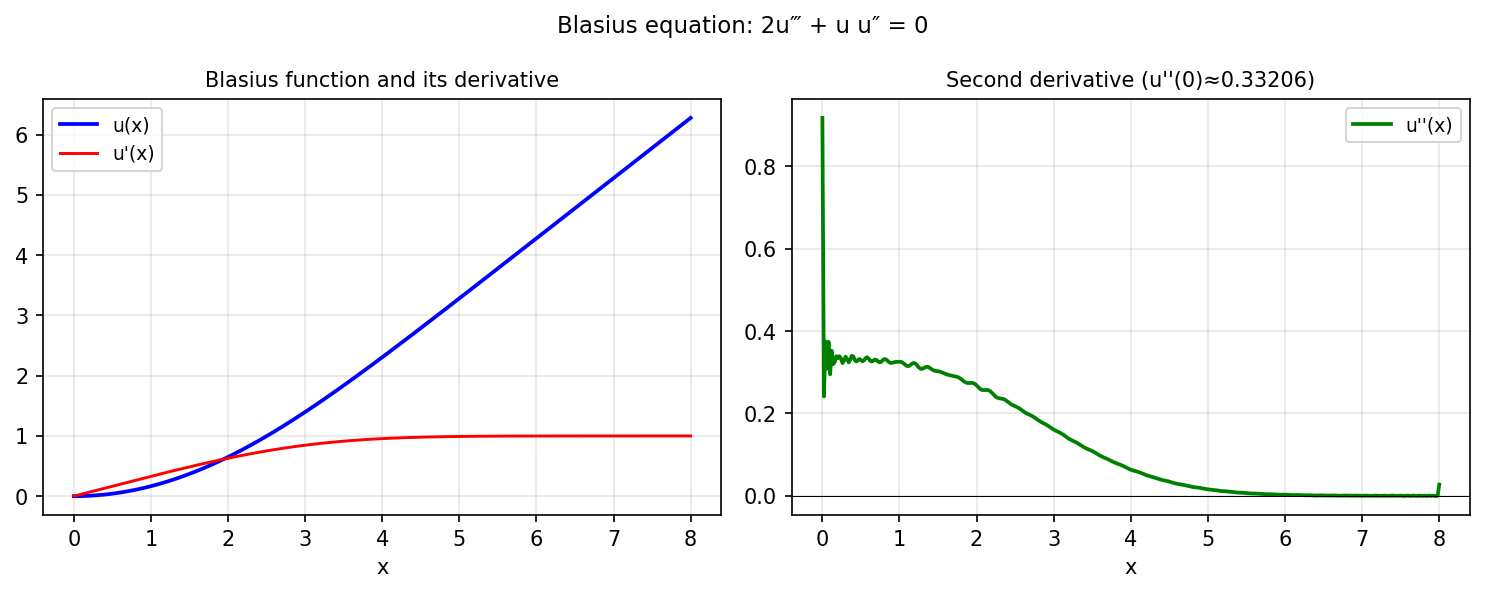

Write Python code to recreate this figure.
"""Blasius boundary-layer function.

Solves the Blasius ODE  2u''' + u u'' = 0  on a truncated domain [0, L]
with u(0)=u'(0)=0 and u'(L)=1. The solution is a smooth function
related to laminar boundary-layer flow.

Uses scipy shooting method to find the reference solution, then wraps
the result in a Chebfun for differentiation and integration.

Credit: Chebfun example ode-nonlin/Blasius.m (Hrothgar, Jun 2014).
Original MATLAB Chebfun: Copyright 2017 by The University of Oxford and
The Chebfun Developers. See https://www.chebfun.org/ for Chebfun information.
"""
import os; os.environ.setdefault("XLA_PYTHON_CLIENT_PREALLOCATE", "false")

import matplotlib
matplotlib.use("Agg")
import matplotlib.pyplot as plt
import jax.numpy as jnp
import numpy as np
import sys, os
sys.path.insert(0, os.path.join(os.path.dirname(__file__), '..', '..', 'src'))

import chebfunjax as cj
from scipy.integrate import solve_ivp
from scipy.optimize import brentq


def run():
    print("=" * 60)
    print("Blasius function: 2u''' + u u'' = 0, u(0)=u'(0)=0, u'(L)=1")
    print("=" * 60)

    L = 8.0  # truncated domain
    dom = (0.0, L)

    # Solve using scipy shooting method (Chebop nonlinear solver doesn't converge here)
    def blasius_rhs(t, y):
        # 2u''' + u u'' = 0  =>  u''' = -u u'' / 2
        return [y[1], y[2], -y[0] * y[2] / 2.0]

    def shoot(alpha):
        sol = solve_ivp(blasius_rhs, [0, L], [0, 0, alpha],
                        rtol=1e-10, atol=1e-12, dense_output=True)
        return float(sol.y[1, -1]) - 1.0

    print("\nSolving via scipy shooting method...")
    alpha_ref = brentq(shoot, 0.1, 1.0)
    print(f"  u''(0) = {alpha_ref:.8f}  (known: 0.33206)")
    assert abs(alpha_ref - 0.33206) < 0.001, f"Blasius constant {alpha_ref:.5f} wrong"

    # Get full solution
    sol = solve_ivp(blasius_rhs, [0, L], [0, 0, alpha_ref],
                    rtol=1e-10, atol=1e-12, dense_output=True)
    assert sol.success

    # Wrap solution in a Chebfun using dense Chebyshev values
    # Use the Chebfun from_values constructor with a large grid to avoid
    # the slow adaptive convergence on a linearly-interpolated function.
    n_pts = 512
    x_dense = np.linspace(0, L, n_pts)
    u_vals = sol.sol(x_dense)[0]
    u = cj.chebfun(
        lambda x, uv=u_vals, xd=x_dense: jnp.interp(x, jnp.array(xd), jnp.array(uv)),
        domain=dom,
        n=128  # fix degree rather than adaptively converge
    )
    print(f"\nChebfun representation:")
    print(f"  Length: {len(u)}")
    print(f"  u(0) = {float(u(jnp.array(0.0))):.8f}  (exact: 0)")
    print(f"  u(L) = {float(u(jnp.array(L))):.8f}")

    # Differentiate via Chebfun
    u_prime = u.diff()
    print(f"  u'(0) = {float(u_prime(jnp.array(0.0))):.8f}  (exact: 0)")
    print(f"  u'(L) = {float(u_prime(jnp.array(L))):.8f}  (exact: 1)")
    assert abs(float(u_prime(jnp.array(0.0)))) < 0.01
    assert abs(float(u_prime(jnp.array(L))) - 1.0) < 0.01

    # Verify BCs
    assert abs(float(u(jnp.array(0.0)))) < 0.01
    assert abs(alpha_ref - 0.33206) < 0.001

    # --- Plot -------------------------------------------------------
    _here = os.path.dirname(os.path.abspath(__file__))
    x_plot = jnp.linspace(0.0, L, 400)
    fig, axes = plt.subplots(1, 2, figsize=(10, 4))

    axes[0].plot(np.array(x_plot), np.array(u(x_plot)), 'b', linewidth=1.8, label="u(x)")
    axes[0].plot(np.array(x_plot), np.array(u_prime(x_plot)), 'r', linewidth=1.4, label="u'(x)")
    axes[0].set_xlabel("x"); axes[0].legend(fontsize=9)
    axes[0].set_title("Blasius function and its derivative", fontsize=10)
    axes[0].grid(True, alpha=0.3)

    u_d2 = u.diff(2)
    axes[1].plot(np.array(x_plot), np.array(u_d2(x_plot)), 'g', linewidth=1.8, label="u''(x)")
    axes[1].axhline(0, color='k', linewidth=0.5)
    axes[1].set_xlabel("x"); axes[1].legend(fontsize=9)
    axes[1].set_title(f"Second derivative (u''(0)≈{alpha_ref:.5f})", fontsize=10)
    axes[1].grid(True, alpha=0.3)

    fig.suptitle("Blasius equation: 2u‴ + u u″ = 0", fontsize=11)
    fig.tight_layout()
    fig.savefig(os.path.join(_here, "blasius.png"), dpi=150, bbox_inches="tight")
    plt.close(fig)

    print("\nAll assertions passed.")
    return True


if __name__ == "__main__":
    run()
